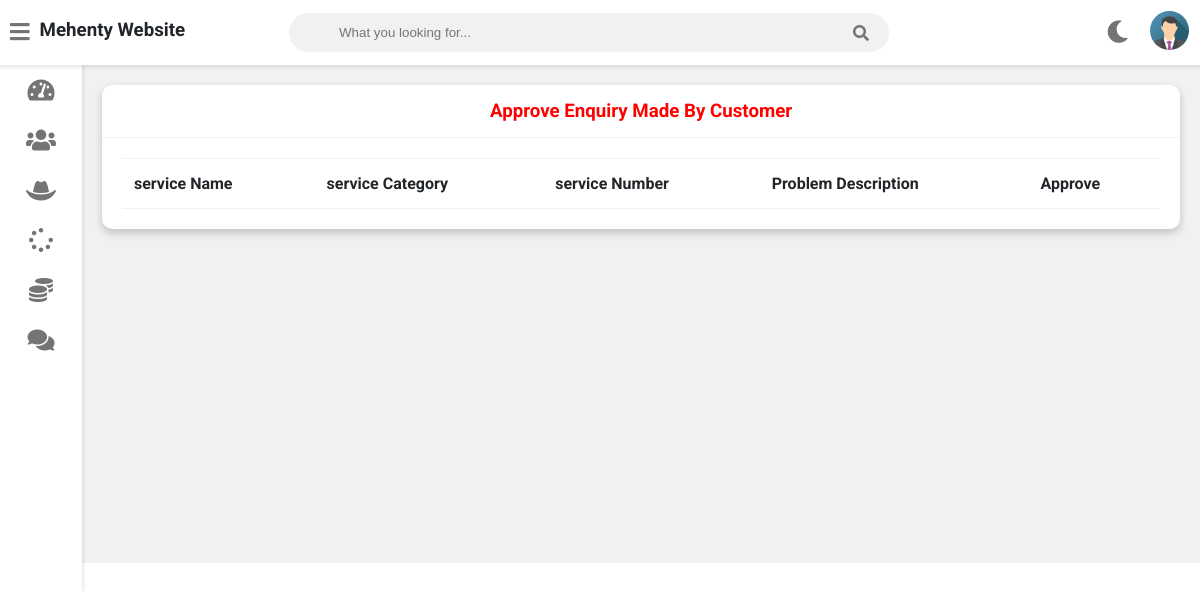
The app's page /admin-approve-request (signed in), older data.
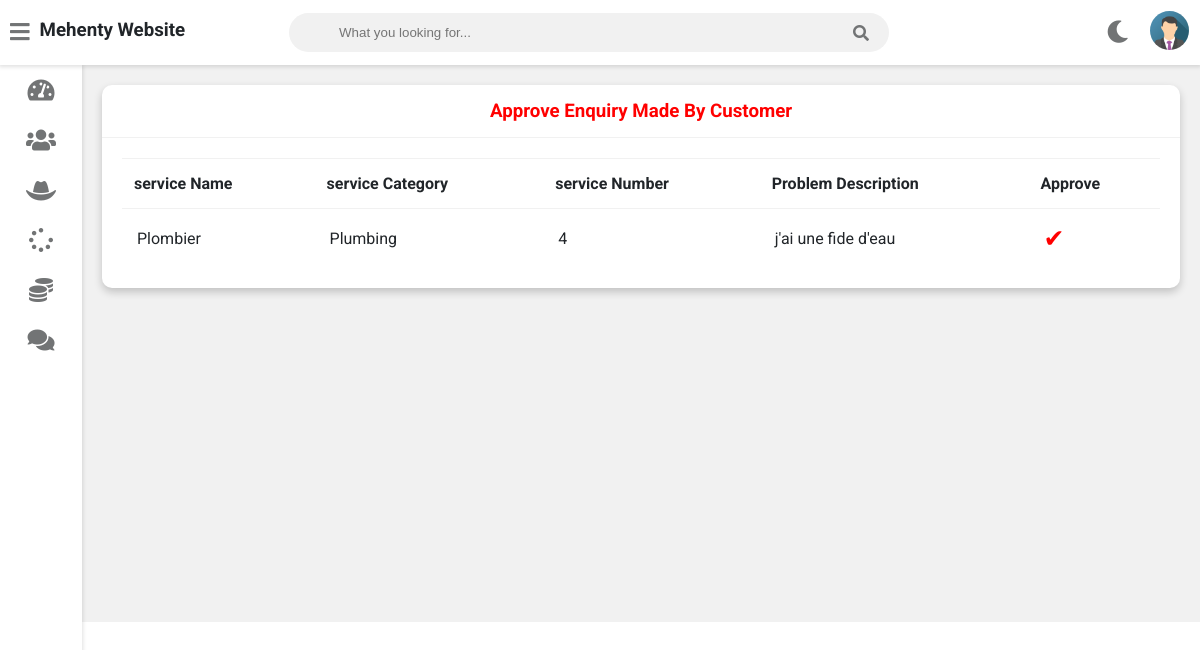
The same page, newer data.
### service/models.py (models this page shows, shortened)
class Request(models.Model):
    cat=(('Plumbing', 'Plumbing'),('Electricity', 'Electricity'),('Painting', 'Painting'),('Carpentry', 'Carpentry'))
    category=models.CharField(max_length=50,choices=cat)
    service_no=models.PositiveIntegerField(null=False)
    service_name = models.CharField(max_length=40,null=False)
    problem_description = models.CharField(max_length=500,null=False)
    date=models.DateField(auto_now=True)
    cost=models.PositiveIntegerField(null=True)
    customer=models.ForeignKey('Customer', on_delete=models.CASCADE,null=True)
    Technician=models.ForeignKey('Technician',on_delete=models.CASCADE,null=True)
    stat=(('Pending','Pending'),('Approved','Approved'),('Repairing','Repairing'),('Repairing Done','Repairing Done'),('Released','Released'))
    status=models.CharField(max_length=50,choices=stat,default='Pending',null=True)

### service/views.py (the view)
# urls.py: path('admin-approve-request',views.admin_approve_request_view,name='admin-approve-request'),
@login_required(login_url='adminlogin')
def admin_approve_request_view(request):
    enquiry=models.Request.objects.all().filter(status='Pending')
    return render(request,'service/admin_approve_request.html',{'enquiry':enquiry})

### templates/service/admin_approve_request.html
{% extends 'service/adminbase.html' %}
{% block content %}
	<div class="wrapper">
		<div class="row">
			<div class="col-12 col-m-12 col-sm-12">
				<div class="card">
					<div class="card-header">
						<h3 style="color:red; text-align:center" >
							Approve Enquiry Made By Customer
						</h3>
					</div>
					<div class="card-content">
						<table>
							<thead>
                <tr>
                  <th>service Name</th>
                  <th>service Category</th>
                  <th>service Number</th>
                  <th>Problem Description</th>
                  <th>Approve</th>
                </tr>
							</thead>
							<tbody>
                {% for r in enquiry %}
                <tr>
                  <td> {{r.service_name}}</td>
                  <td>{{r.category}}</td>
                  <td>{{r.service_no}}</td>
                  <td>{{r.problem_description}}</td>
                  <td><a  style="color:red; text-decoration:none;font-size:25px;" href="{% url 'approve-request' r.id  %}">&#10004;</a></td>
                    </tr>
                {% endfor %}
							</tbody>
						</table>
					</div>
				</div>
			</div>
		</div>
<br><br><br><br><br><br><br><br><br><br><br><br><br><br><br><br>
	</div>
{% endblock content %}

Row changes from the older to the newer data that the page shows:
added Request: service_name "Plombier", category "Plumbing", service_no "4", problem_description "j'ai une fide d'eau"
